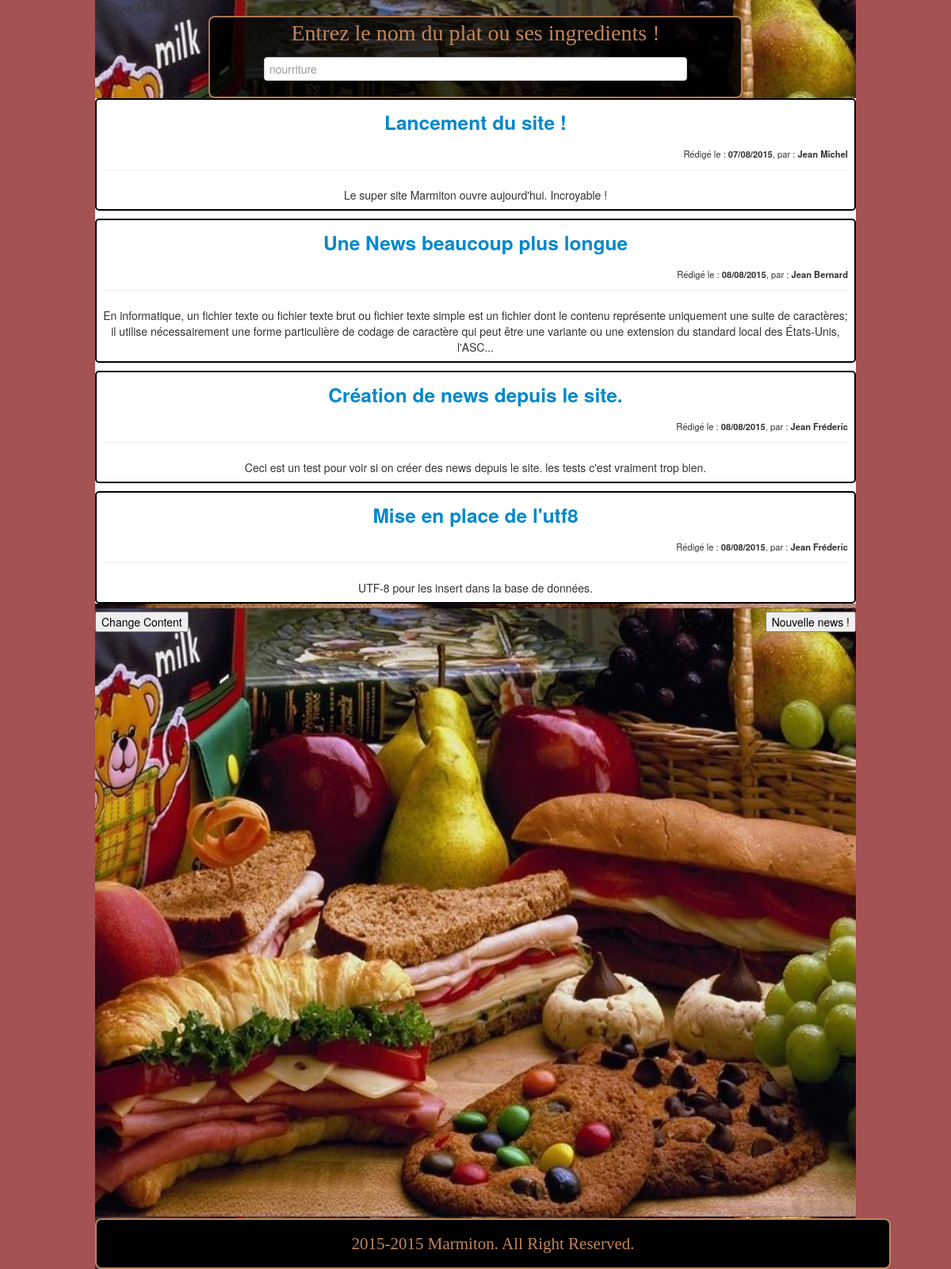
/View/index.php, run on the app's committed database.
### tables this page shows
CREATE TABLE IF NOT EXISTS `news` (
  `id` int(11) NOT NULL AUTO_INCREMENT,
  `title` varchar(255) NOT NULL,
  `text` text NOT NULL,
  `author` varchar(20) NOT NULL,
  `date` date NOT NULL,
  PRIMARY KEY (`id`)
);

### Include/news.php (the view, shortened to what this page needs)
<?php
					echo'<section><div id="article">';
						try
{
	$bdd = new PDO('mysql:host=localhost;dbname=marmiton', 'root', '');
}
catch(Exception $e)
{
        die('Erreur : '.$e->getMessage());
}
	$bdd->query('SET NAMES UTF8');
$check = $bdd->query('SELECT * FROM news');
while($listingDesNews = $check->fetch())
{
	$DateDuLaNews = preg_replace('#([0-9]{4})-([0-9]{2})-([0-9]{2})#', '$3/$2/$1', $listingDesNews['date']);
	$TexteLimite = $listingDesNews['text'];
if(strlen($listingDesNews['text']) >= 320)
{
	$TexteLimite = substr( $listingDesNews['text'], 0, 320)."...";
}
	echo '<div id="news"> <div id="titrenews"> <a href = "lecture.php?news='.$listingDesNews['id'].'"> <h3>' . $listingDesNews['title'].'</h3> </a></div> <br \>';
	echo '	<div id="infonews">Rédigé le : <strong>'.$DateDuLaNews.'</strong>, par : <strong>'.$listingDesNews['author'].'</strong> </div> <hr /> ';
	echo ' <textenews>'.$TexteLimite.'</textenews>';
	echo ' </div>';
}
			?>
                </div>
            			<div id="buttonNewNews">
				<button align= "center"  onclick="toggleNewNews()">Nouvelle news !</button>
			</div>
            </section>

### Include/header.php (shortened to what this page needs)
<!DOCTYPE html>
<html>
<head>
<link rel="stylesheet" href="../View/css/mein.css">
<link href="../View/css/bootstrap.min.css" rel="stylesheet">
</head>
<body>
	<div id="ecran">

### View/index.php (shortened to what this page needs)
<?php
include '../Include/header.php';
echo 'Bonjour';
$mec = new MarmitonUser("zedfg");
$mec->name = "Michel";
echo " ".$mec->name;
include 'recherche.php';
echo '<div id="test">';
include '../Include/news.php';
echo '</div>';
echo '<button type="button" onclick="show_prompt()">Change Content</button>';
echo '<br /><br /><br /><br /><br /><br /><br /><br /><br /><br /><br /><br /><br /><br /><br /><br /><br />
<br /><br /><br /><br /><br /><br /><br /><br /><br /><br /><br /><br />
<br /><br /><br /><br /><br /><br /><br /><br /><br />';
include '../Include/footer.php';
?>

### View/recherche.php (shortened to what this page needs)
<div id="search">
Entrez le nom du plat ou ses ingredients !
<br /><br />
<form id="searchForm" onsubmit="search(); return false;">
<input type="text" class="form-control" id="searchInput" id="truc" placeholder="nourriture">
</form>
</div>

### Include/footer.php (shortened to what this page needs)
</body>
<footer>
<i class="fa fa-copyright"></i> 2015-2015 Marmiton. All Right Reserved.
</footer>
</html>

### View/css/mein.css (style rules this page uses)
#search { display : block; margin : auto; width : 100%; height: 80px; max-width : 650px; padding : 10px; border: 2.5px solid rgba(193, 134, 88, 0.9); border-radius: 8px; font-size: 2em; font-family: "Times New Roman", Times, serif; background-color: rgba(0, 0, 0, 0.8) ; color: #C18658; text-align: center; }
#ecran { width : 80%; background-image: url("../img/nourriture.jpg"); margin: auto; }
body { background-color: #A45254; }
footer { display : block; margin : auto; width : 100%; padding: 20px; border: 2.5px solid rgba(193, 134, 88, 1); border-radius: 8px; font-size: 1.5em; font-family: "Times New Roman", Times, serif; background-color: rgba(0, 0, 0, 1) ; color: #C18658; text-align: center; }
#searchInput { width: 80%; }
#test { background-color: white; }
#article { background-color: white; text-align: center; }
#news { border: 2px solid black; padding : 8px; margin-bottom : 10px; border-radius: 5px; }
#titrenews { padding : -35px; margin-top: -10px; margin-bottom: -10px; }
#infonews { font-size : 0.8em; float : right; margin-top : -10px; }
#buttonNewNews { float : right; }

### data on the page
news: title "Lancement du site !", date "07/08/2015", author "Jean Michel", text "Le super site Marmiton ouvre aujourd'hui. Incroyable !"
news: title "Une News beaucoup plus longue", date "08/08/2015", author "Jean Bernard", text "En informatique, un fichier texte ou fichier texte brut ou fichier texte simple est un fichier dont le contenu représente uniquement une suite de caractères; il utilise nécessairement une forme particulière de codage de caractère qui peut être une variante ou une extension du standard local des États-Unis, l'ASC..."
news: title "Création de news depuis le site.", date "08/08/2015", author "Jean Fréderic", text "Ceci est un test pour voir si on créer des news depuis le site. les tests c'est vraiment trop bien."
news: title "Mise en place de l'utf8", date "08/08/2015", author "Jean Fréderic", text "UTF-8 pour les insert dans la base de données."

### other printed values
$mec->name "Michel"
